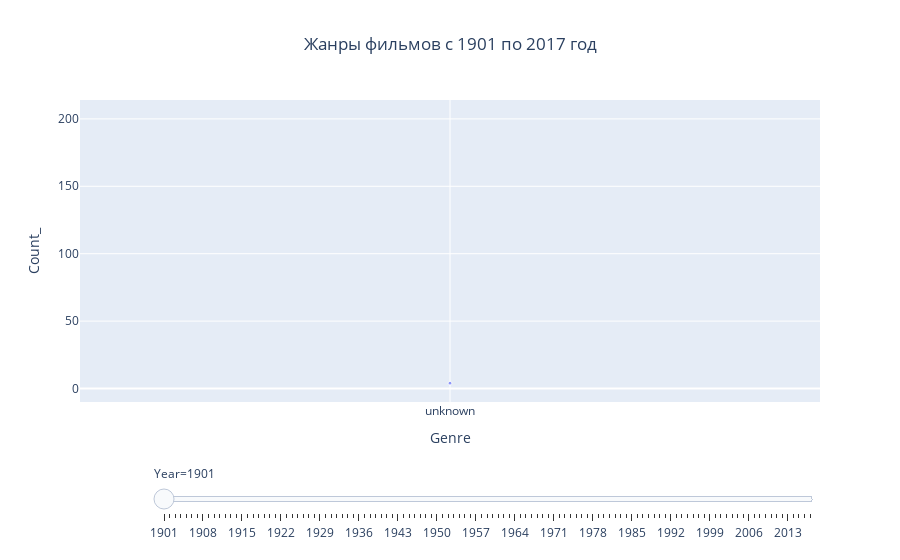

Notebook source saved alongside this figure:
### Code cell
title_top = 'Жанры фильмов с %1.1i по %1.2i год' %(Year_min, Year_max)

fig = px.scatter(df_genre_gr,
                 x = "Genre",
                 y = "Count_", 
                 animation_frame = "Year", 
                 size = "Count_",
                 range_y = [-10,Genre_count_max],
                 title = title_top
                 )
fig["layout"].pop("updatemenus") #Если нужны кнопки, то закомментить эту строку.
fig.update_layout(title_text = title_top,title_x = 0.5)
fig.show()

### Figure 1 — Plotly figure (JSON) as saved in the notebook; plotly's stock layout.template omitted (floating-point values rounded to 4 significant figures)
{"data": [{"hovertemplate": "Year=1901<br>Genre=%{x}<br>Count_=%{marker.size}<extra></extra>", "legendgroup": "", "marker": {"color": "#636efa", "size": [4], "sizemode": "area", "sizeref": 0.535, "symbol": "circle"}, "mode": "markers", "name": "", "orientation": "v", "showlegend": false, "type": "scatter", "x": ["unknown"], "xaxis": "x", "y": [4], "yaxis": "y"}], "layout": {"legend": {"itemsizing": "constant", "tracegroupgap": 0}, "sliders": [{"active": 0, "currentvalue": {"prefix": "Year="}, "len": 0.9, "pad": {"b": 10, "t": 60}, "steps": [{"args": [["1901"], {"frame": {"duration": 0, "redraw": false}, "fromcurrent": true, "mode": "immediate", "transition": {"duration": 0, "easing": "linear"}}], "label": "1901", "method": "animate"}, {"args": [["1902"], {"frame": {"duration": 0, "redraw": false}, "fromcurrent": true, "mode": "immediate", "transition": {"duration": 0, "easing": "linear"}}], "label": "1902", "method": "animate"}, {"args": [["1903"], {"frame": {"duration": 0, "redraw": false}, "fromcurrent": true, "mode": "immediate", "transition": {"duration": 0, "easing": "linear"}}], "label": "1903", "method": "animate"}, {"args": [["1904"], {"frame": {"duration": 0, "redraw": false}, "fromcurrent": true, "mode": "immediate", "transition": {"duration": 0, "easing": "linear"}}], "label": "1904", "method": "animate"}, {"args": [["1905"], {"frame": {"duration": 0, "redraw": false}, "fromcurrent": true, "mode": "immediate", "transition": {"duration": 0, "easing": "linear"}}], "label": "1905", "method": "animate"}, {"args": [["1906"], {"frame": {"duration": 0, "redraw": false}, "fromcurrent": true, "mode": "immediate", "transition": {"duration": 0, "easing": "linear"}}], "label": "1906", "method": "animate"}, {"args": [["1907"], {"frame": {"duration": 0, "redraw": false}, "fromcurrent": true, "mode": "immediate", "transition": {"duration": 0, "easing": "linear"}}], "label": "1907", "method": "animate"}, {"args": [["1908"], {"frame": {"duration": 0, "redraw": false}, "fromcurrent": true, "mode": "immediate", "transition": {"duration": 0, "easing": "linear"}}], "label": "1908", "method": "animate"}, {"args": [["1909"], {"frame": {"duration": 0, "redraw": false}, "fromcurrent": true, "mode": "immediate", "transition": {"duration": 0, "easing": "linear"}}], "label": "1909", "method": "animate"}, {"args": [["1910"], {"frame": {"duration": 0, "redraw": false}, "fromcurrent": true, "mode": "immediate", "transition": {"duration": 0, "easing": "linear"}}], "label": "1910", "method": "animate"}, {"args": [["1911"], {"frame": {"duration": 0, "redraw": false}, "fromcurrent": true, "mode": "immediate", "transition": {"duration": 0, "easing": "linear"}}], "label": "1911", "method": "animate"}, {"args": [["1912"], {"frame": {"duration": 0, "redraw": false}, "fromcurrent": true, "mode": "immediate", "transition": {"duration": 0, "easing": "linear"}}], "label": "1912", "method": "animate"}, {"args": [["1913"], {"frame": {"duration": 0, "redraw": false}, "fromcurrent": true, "mode": "immediate", "transition": {"duration": 0, "easing": "linear"}}], "label": "1913", "method": "animate"}, {"args": [["1914"], {"frame": {"duration": 0, "redraw": false}, "fromcurrent": true, "mode": "immediate", "transition": {"duration": 0, "easing": "linear"}}], "label": "1914", "method": "animate"}, {"args": [["1915"], {"frame": {"duration": 0, "redraw": false}, "fromcurrent": true, "mode": "immediate", "transition": {"duration": 0, "easing": "linear"}}], "label": "1915", "method": "animate"}, {"args": [["1916"], {"frame": {"duration": 0, "redraw": false}, "fromcurrent": true, "mode": "immediate", "transition": {"duration": 0, "easing": "linear"}}], "label": "1916", "method": "animate"}, {"args": [["1917"], {"frame": {"duration": 0, "redraw": false}, "fromcurrent": true, "mode": "immediate", "transition": {"duration": 0, "easing": "linear"}}], "label": "1917", "method": "animate"}, {"args": [["1918"], {"frame": {"duration": 0, "redraw": false}, "fromcurrent": true, "mode": "immediate", "transition": {"duration": 0, "easing": "linear"}}], "label": "1918", "method": "animate"}, {"args": [["1919"], {"frame": {"duration": 0, "redraw": false}, "fromcurrent": true, "mode": "immediate", "transition": {"duration": 0, "easing": "linear"}}], "label": "1919", "method": "animate"}, {"args": [["1920"], {"frame": {"duration": 0, "redraw": false}, "fromcurrent": true, "mode": "immediate", "transition": {"duration": 0, "easing": "linear"}}], "label": "1920", "method": "animate"}, {"args": [["1921"], {"frame": {"duration": 0, "redraw": false}, "fromcurrent": true, "mode": "immediate", "transition": {"duration": 0, "easing": "linear"}}], "label": "1921", "method": "animate"}, {"args": [["1922"], {"frame": {"duration": 0, "redraw": false}, "fromcurrent": true, "mode": "immediate", "transition": {"duration": 0, "easing": "linear"}}], "label": "1922", "method": "animate"}, {"args": [["1923"], {"frame": {"duration": 0, "redraw": false}, "fromcurrent": true, "mode": "immediate", "transition": {"duration": 0, "easing": "linear"}}], "label": "1923", "method": "animate"}, {"args": [["1924"], {"frame": {"duration": 0, "redraw": false}, "fromcurrent": true, "mode": "immediate", "transition": {"duration": 0, "easing": "linear"}}], "label": "1924", "method": "animate"}, {"args": [["1925"], {"frame": {"duration": 0, "redraw": false}, "fromcurrent": true, "mode": "immediate", "transition": {"duration": 0, "easing": "linear"}}], "label": "1925", "method": "animate"}, {"args": [["1926"], {"frame": {"duration": 0, "redraw": false}, "fromcurrent": true, "mode": "immediate", "transition": {"duration": 0, "easing": "linear"}}], "label": "1926", "method": "animate"}, {"args": [["1927"], {"frame": {"duration": 0, "redraw": false}, "fromcurrent": true, "mode": "immediate", "transition": {"duration": 0, "easing": "linear"}}], "label": "1927", "method": "animate"}, {"args": [["1928"], {"frame": {"duration": 0, "redraw": false}, "fromcurrent": true, "mode": "immediate", "transition": {"duration": 0, "easing": "linear"}}], "label": "1928", "method": "animate"}, {"args": [["1929"], {"frame": {"duration": 0, "redraw": false}, "fromcurrent": true, "mode": "immediate", "transition": {"duration": 0, "easing": "linear"}}], "label": "1929", "method": "animate"}, {"args": [["1930"], {"frame": {"duration": 0, "redraw": false}, "fromcurrent": true, "mode": "immediate", "transition": {"duration": 0, "easing": "linear"}}], "label": "1930", "method": "animate"}, {"args": [["1931"], {"frame": {"duration": 0, "redraw": false}, "fromcurrent": true, "mode": "immediate", "transition": {"duration": 0, "easing": "linear"}}], "label": "1931", "method": "animate"}, {"args": [["1932"], {"frame": {"duration": 0, "redraw": false}, "fromcurrent": true, "mode": "immediate", "transition": {"duration": 0, "easing": "linear"}}], "label": "1932", "method": "animate"}, {"args": [["1933"], {"frame": {"duration": 0, "redraw": false}, "fromcurrent": true, "mode": "immediate", "transition": {"duration": 0, "easing": "linear"}}], "label": "1933", "method": "animate"}, {"args": [["1934"], {"frame": {"duration": 0, "redraw": false}, "fromcurrent": true, "mode": "immediate", "transition": {"duration": 0, "easing": "linear"}}], "label": "1934", "method": "animate"}, {"args": [["1935"], {"frame": {"duration": 0, "redraw": false}, "fromcurrent": true, "mode": "immediate", "transition": {"duration": 0, "easing": "linear"}}], "label": "1935", "method": "animate"}, {"args": [["1936"], {"frame": {"duration": 0, "redraw": false}, "fromcurrent": true, "mode": "immediate", "transition": {"duration": 0, "easing": "linear"}}], "label": "1936", "method": "animate"}, {"args": [["1937"], {"frame": {"duration": 0, "redraw": false}, "fromcurrent": true, "mode": "immediate", "transition": {"duration": 0, "easing": "linear"}}], "label": "1937", "method": "animate"}, {"args": [["1938"], {"frame": {"duration": 0, "redraw": false}, "fromcurrent": true, "mode": "immediate", "transition": {"duration": 0, "easing": "linear"}}], "label": "1938", "method": "animate"}, {"args": [["1939"], {"frame": {"duration": 0, "redraw": false}, "fromcurrent": true, "mode": "immediate", "transition": {"duration": 0, "easing": "linear"}}], "label": "1939", "method": "animate"}, {"args": [["1940"], {"frame": {"duration": 0, "redraw": false}, "fromcurrent": true, "mode": "immediate", "transition": {"duration": 0, "easing": "linear"}}], "label": "1940", "method": "animate"}, {"args": [["1941"], {"frame": {"duration": 0, "redraw": false}, "fromcurrent": true, "mode": "immediate", "transition": {"duration": 0, "easing": "linear"}}], "label": "1941", "method": "animate"}, {"args": [["1942"], {"frame": {"duration": 0, "redraw": false}, "fromcurrent": true, "mode": "immediate", "transition": {"duration": 0, "easing": "linear"}}], "label": "1942", "method": "animate"}, {"args": [["1943"], {"frame": {"duration": 0, "redraw": false}, "fromcurrent": true, "mode": "immediate", "transition": {"duration": 0, "easing": "linear"}}], "label": "1943", "method": "animate"}, {"args": [["1944"], {"frame": {"duration": 0, "redraw": false}, "fromcurrent": true, "mode": "immediate", "transition": {"duration": 0, "easing": "linear"}}], "label": "1944", "method": "animate"}, {"args": [["1945"], {"frame": {"duration": 0, "redraw": false}, "fromcurrent": true, "mode": "immediate", "transition": {"duration": 0, "easing": "linear"}}], "label": "1945", "method": "animate"}, {"args": [["1946"], {"frame": {"duration": 0, "redraw": false}, "fromcurrent": true, "mode": "immediate", "transition": {"duration": 0, "easing": "linear"}}], "label": "1946", "method": "animate"}, {"args": [["1947"], {"frame": {"duration": 0, "redraw": false}, "fromcurrent": true, "mode": "immediate", "transition": {"duration": 0, "easing": "linear"}}], "label": "1947", "method": "animate"}, {"args": [["1948"], {"frame": {"duration": 0, "redraw": false}, "fromcurrent": true, "mode": "immediate", "transition": {"duration": 0, "easing": "linear"}}], "label": "1948", "method": "animate"}, {"args": [["1949"], {"frame": {"duration": 0, "redraw": false}, "fromcurrent": true, "mode": "immediate", "transition": {"duration": 0, "easing": "linear"}}], "label": "1949", "method": "animate"}, {"args": [["1950"], {"frame": {"duration": 0, "redraw": false}, "fromcurrent": true, "mode": "immediate", "transition": {"duration": 0, "easing": "linear"}}], "label": "1950", "method": "animate"}, {"args": [["1951"], {"frame": {"duration": 0, "redraw": false}, "fromcurrent": true, "mode": "immediate", "transition": {"duration": 0, "easing": "linear"}}], "label": "1951", "method": "animate"}, {"args": [["1952"], {"frame": {"duration": 0, "redraw": false}, "fromcurrent": true, "mode": "immediate", "transition": {"duration": 0, "easing": "linear"}}], "label": "1952", "method": "animate"}, {"args": [["1953"], {"frame": {"duration": 0, "redraw": false}, "fromcurrent": true, "mode": "immediate", "transition": {"duration": 0, "easing": "linear"}}], "label": "1953", "method": "animate"}, {"args": [["1954"], {"frame": {"duration": 0, "redraw": false}, "fromcurrent": true, "mode": "immediate", "transition": {"duration": 0, "easing": "linear"}}], "label": "1954", "method": "animate"}, {"args": [["1955"], {"frame": {"duration": 0, "redraw": false}, "fromcurrent": true, "mode": "immediate", "transition": {"duration": 0, "easing": "linear"}}], "label": "1955", "method": "animate"}, {"args": [["1956"], {"frame": {"duration": 0, "redraw": false}, "fromcurrent": true, "mode": "immediate", "transition": {"duration": 0, "easing": "linear"}}], "label": "1956", "method": "animate"}, {"args": [["1957"], {"frame": {"duration": 0, "redraw": false}, "fromcurrent": true, "mode": "immediate", "transition": {"duration": 0, "easing": "linear"}}], "label": "1957", "method": "animate"}, {"args": [["1958"], {"frame": {"duration": 0, "redraw": false}, "fromcurrent": true, "mode": "immediate", "transition": {"duration": 0, "easing": "linear"}}], "label": "1958", "method": "animate"}, {"args": [["1959"], {"frame": {"duration": 0, "redraw": false}, "fromcurrent": true, "mode": "immediate", "transition": {"duration": 0, "easing": "linear"}}], "label": "1959", "method": "animate"}, {"args": [["1960"], {"frame": {"duration": 0, "redraw": false}, "fromcurrent": true, "mode": "immediate", "transition": {"duration": 0, "easing": "linear"}}], "label": "1960", "method": "animate"}, {"args": [["1961"], {"frame": {"duration": 0, "redraw": false}, "fromcurrent": true, "mode": "immediate", "transition": {"duration": 0, "easing": "linear"}}], "label": "1961", "method": "animate"}, {"args": [["1962"], {"frame": {"duration": 0, "redraw": false}, "fromcurrent": true, "mode": "immediate", "transition": {"duration": 0, "easing": "linear"}}], "label": "1962", "method": "animate"}, {"args": [["1963"], {"frame": {"duration": 0, "redraw": false}, "fromcurrent": true, "mode": "immediate", "transition": {"duration": 0, "easing": "linear"}}], "label": "1963", "method": "animate"}, {"args": [["1964"], {"frame": {"duration": 0, "redraw": false}, "fromcurrent": true, "mode": "immediate", "transition": {"duration": 0, "easing": "linear"}}], "label": "1964", "method": "animate"}, {"args": [["1965"], {"frame": {"duration": 0, "redraw": false}, "fromcurrent": true, "mode": "immediate", "transition": {"duration": 0, "easing": "linear"}}], "label": "1965", "method": "animate"}, {"args": [["1966"], {"frame": {"duration": 0, "redraw": false}, "fromcurrent": true, "mode": "immediate", "transition": {"duration": 0, "easing": "linear"}}], "label": "1966", "method": "animate"}, {"args": [["1967"], {"frame": {"duration": 0, "redraw": false}, "fromcurrent": true, "mode": "immediate", "transition": {"duration": 0, "easing": "linear"}}], "label": "1967", "method": "animate"}, {"args": [["1968"], {"frame": {"duration": 0, "redraw": false}, "fromcurrent": true, "mode": "immediate", "transition": {"duration": 0, "easing": "linear"}}], "label": "1968", "method": "animate"}, {"args": [["1969"], {"frame": {"duration": 0, "redraw": false}, "fromcurrent": true, "mode": "immediate", "transition": {"duration": 0, "easing": "linear"}}], "label": "1969", "method": "animate"}, {"args": [["1970"], {"frame": {"duration": 0, "redraw": false}, "fromcurrent": true, "mode": "immediate", "transition": {"duration": 0, "easing": "linear"}}], "label": "1970", "method": "animate"}, {"args": [["1971"], {"frame": {"duration": 0, "redraw": false}, "fromcurrent": true, "mode": "immediate", "transition": {"duration": 0, "easing": "linear"}}], "label": "1971", "method": "animate"}, {"args": [["1972"], {"frame": {"duration": 0, "redraw": false}, "fromcurrent": true, "mode": "immediate", "transition": {"duration": 0, "easing": "linear"}}], "label": "1972", "method": "animate"}, {"args": [["1973"], {"frame": {"duration": 0, "redraw": false}, "fromcurrent": true, "mode": "immediate", "transition": {"duration": 0, "easing": "linear"}}], "label": "1973", "method": "animate"}, {"args": [["1974"], {"frame": {"duration": 0, "redraw": false}, "fromcurrent": true, "mode": "immediate", "transition": {"duration": 0, "easing": "linear"}}], "label": "1974", "method": "animate"}, {"args": [["1975"], {"frame": {"duration": 0, "redraw": false}, "fromcurrent": true, "mode": "immediate", "transition": {"duration": 0, "easing": "linear"}}], "label": "1975", "method": "animate"}, {"args": [["1976"], {"frame": {"duration": 0, "redraw": false}, "fromcurrent": true, "mode": "immediate", "transition": {"duration": 0, "easing": "linear"}}], "label": "1976", "method": "animate"}, {"args": [["1977"], {"frame": {"duration": 0, "redraw": false}, "fromcurrent": true, "mode": "immediate", "transition": {"duration": 0, "easing": "linear"}}], "label": "1977", "method": "animate"}, {"args": [["1978"], {"frame": {"duration": 0, "redraw": false}, "fromcurrent": true, "mode": "immediate", "transition": {"duration": 0, "easing": "linear"}}], "label": "1978", "method": "animate"}, {"args": [["1979"], {"frame": {"duration": 0, "redraw": false}, "fromcurrent": true, "mode": "immediate", "transition": {"duration": 0, "easing": "linear"}}], "label": "1979", "method": "animate"}, {"args": [["1980"], {"frame": {"duration": 0, "redraw": false}, "fromcurrent": true, "mode": "immediate", "transition": {"duration": 0, "easing": "linear"}}], "label": "1980", "method": "animate"}, {"args": [["1981"], {"frame": {"duration": 0, "redraw": false}, "fromcurrent": true, "mode": "immediate", "transition": {"duration": 0, "easing": "linear"}}], "label": "1981", "method": "animate"}, {"args": [["1982"], {"frame": {"duration": 0, "redraw": false}, "fromcurrent": true, "mode": "immediate", "transition": {"duration": 0, "easing": "linear"}}], "label": "1982", "method": "animate"}, {"args": [["1983"], {"frame": {"duration": 0, "redraw": false}, "fromcurrent": true, "mode": "immediate", "transition": {"duration": 0, "easing": "linear"}}], "label": "1983", "method": "animate"}, {"args": [["1984"], {"frame": {"duration": 0, "redraw": false}, "fromcurrent": true, "mode": "immediate", "transition": {"duration": 0, "easing": "linear"}}], "label": "1984", "method": "animate"}, {"args": [["1985"], {"frame": {"duration": 0, "redraw": false}, "fromcurrent": true, "mode": "immediate", "transition": {"duration": 0, "easing": "linear"}}], "label": "1985", "method": "animate"}, {"args": [["1986"], {"frame": {"duration": 0, "redraw": false}, "fromcurrent": true, "mode": "immediate", "transition": {"duration": 0, "easing": "linear"}}], "label": "1986", "method": "animate"}, {"args": [["1987"], {"frame": {"duration": 0, "redraw": false}, "fromcurrent": true, "mode": "immediate", "transition": {"duration": 0, "easing": "linear"}}], "label": "1987", "method": "animate"}, {"args": [["1988"], {"frame": {"duration": 0, "redraw": false}, "fromcurrent": true, "mode": "immediate", "transition": {"duration": 0, "easing": "linear"}}], "label": "1988", "method": "animate"}, {"args": [["1989"], {"frame": {"duration": 0, "redraw": false}, "fromcurrent": true, "mode": "immediate", "transition": {"duration": 0, "easing": "linear"}}], "label": "1989", "method": "animate"}, {"args": [["1990"], {"frame": {"duration": 0, "redraw": false}, "fromcurrent": true, "mode": "immediate", "transition": {"duration": 0, "easing": "linear"}}], "label": "1990", "method": "animate"}, {"args": [["1991"], {"frame": {"duration": 0, "redraw": false}, "fromcurrent": true, "mode": "immediate", "transition": {"duration": 0, "easing": "linear"}}], "label": "1991", "method": "animate"}, {"args": [["1992"], {"frame": {"duration": 0, "redraw": false}, "fromcurrent": true, "mode": "immediate", "transition": {"duration": 0, "easing": "linear"}}], "label": "1992", "method": "animate"}, {"args": [["1993"], {"frame": {"duration": 0, "redraw": false}, "fromcurrent": true, "mode": "immediate", "transition": {"duration": 0, "easing": "linear"}}], "label": "1993", "method": "animate"}, {"args": [["1994"], {"frame": {"duration": 0, "redraw": false}, "fromcurrent": true, "mode": "immediate", "transition": {"duration": 0, "easing": "linear"}}], "label": "1994", "method": "animate"}, {"args": [["1995"], {"frame": {"duration": 0, "redraw": false}, "fromcurrent": true, "mode": "immediate", "transition": {"duration": 0, "easing": "linear"}}], "label": "1995", "method": "animate"}, {"args": [["1996"], {"frame": {"duration": 0, "redraw": false}, "fromcurrent": true, "mode": "immediate", "transition": {"duration": 0, "easing": "linear"}}], "label": "1996", "method": "animate"}, {"args": [["1997"], {"frame": {"duration": 0, "redraw": false}, "fromcurrent": true, "mode": "immediate", "transition": {"duration": 0, "easing": "linear"}}], "label": "1997", "method": "animate"}, {"args": [["1998"], {"frame": {"duration": 0, "redraw": false}, "fromcurrent": true, "mode": "immediate", "transition": {"duration": 0, "easing": "linear"}}], "label": "1998", "method": "animate"}, {"args": [["1999"], {"frame": {"duration": 0, "redraw": false}, "fromcurrent": true, "mode": "immediate", "transition": {"duration": 0, "easing": "linear"}}], "label": "1999", "method": "animate"}, {"args": [["2000"], {"frame": {"duration": 0, "redraw": false}, "fromcurrent": true, "mode": "immediate", "transition": {"duration": 0, "easing": "linear"}}], "label": "2000", "method": "animate"}, {"args": [["2001"], {"frame": {"duration": 0, "redraw": false}, "fromcurrent": true, "mode": "immediate", "transition": {"duration": 0, "easing": "linear"}}], "label": "2001", "method": "animate"}, {"args": [["2002"], {"frame": {"duration": 0, "redraw": false}, "fromcurrent": true, "mode": "immediate", "transition": {"duration": 0, "easing": "linear"}}], "label": "2002", "method": "animate"}, {"args": [["2003"], {"frame": {"duration": 0, "redraw": false}, "fromcurrent": true, "mode": "immediate", "transition": {"duration": 0, "easing": "linear"}}], "label": "2003", "method": "animate"}, {"args": [["2004"], {"frame": {"duration": 0, "redraw": false}, "fromcurrent": true, "mode": "immediate", "transition": {"duration": 0, "easing": "linear"}}], "label": "2004", "method": "animate"}, {"args": [["2005"], {"frame": {"duration": 0, "redraw": false}, "fromcurrent": true, "mode": "immediate", "transition": {"duration": 0, "easing": "linear"}}], "label": "2005", "method": "animate"}, {"args": [["2006"], {"frame": {"duration": 0, "redraw": false}, "fromcurrent": true, "mode": "immediate", "transition": {"duration": 0, "easing": "linear"}}], "label": "2006", "method": "animate"}, {"args": [["2007"], {"frame": {"duration": 0, "redraw": false}, "fromcurrent": true, "mode": "immediate", "transition": {"duration": 0, "easing": "linear"}}], "label": "2007", "method": "animate"}, {"args": [["2008"], {"frame": {"duration": 0, "redraw": false}, "fromcurrent": true, "mode": "immediate", "transition": {"duration": 0, "easing": "linear"}}], "label": "2008", "method": "animate"}, {"args": [["2009"], {"frame": {"duration": 0, "redraw": false}, "fromcurrent": true, "mode": "immediate", "transition": {"duration": 0, "easing": "linear"}}], "label": "2009", "method": "animate"}, {"args": [["2010"], {"frame": {"duration": 0, "redraw": false}, "fromcurrent": true, "mode": "immediate", "transition": {"duration": 0, "easing": "linear"}}], "label": "2010", "method": "animate"}, {"args": [["2011"], {"frame": {"duration": 0, "redraw": false}, "fromcurrent": true, "mode": "immediate", "transition": {"duration": 0, "easing": "linear"}}], "label": "2011", "method": "animate"}, {"args": [["2012"], {"frame": {"duration": 0, "redraw": false}, "fromcurrent": true, "mode": "immediate", "transition": {"duration": 0, "easing": "linear"}}], "label": "2012", "method": "animate"}, {"args": [["2013"], {"frame": {"duration": 0, "redraw": false}, "fromcurrent": true, "mode": "immediate", "transition": {"duration": 0, "easing": "linear"}}], "label": "2013", "method": "animate"}, {"args": [["2014"], {"frame": {"duration": 0, "redraw": false}, "fromcurrent": true, "mode": "immediate", "transition": {"duration": 0, "easing": "linear"}}], "label": "2014", "method": "animate"}, {"args": [["2015"], {"frame": {"duration": 0, "redraw": false}, "fromcurrent": true, "mode": "immediate", "transition": {"duration": 0, "easing": "linear"}}], "label": "2015", "method": "animate"}, {"args": [["2016"], {"frame": {"duration": 0, "redraw": false}, "fromcurrent": true, "mode": "immediate", "transition": {"duration": 0, "easing": "linear"}}], "label": "2016", "method": "animate"}, {"args": [["2017"], {"frame": {"duration": 0, "redraw": false}, "fromcurrent": true, "mode": "immediate", "transition": {"duration": 0, "easing": "linear"}}], "label": "2017", "method": "animate"}], "x": 0.1, "xanchor": "left", "y": 0, "yanchor": "top"}], "title": {"text": "Жанры фильмов с 1901 по 2017 год", "x": 0.5}, "xaxis": {"anchor": "y", "domain": [0, 1], "title": {"text": "Genre"}}, "yaxis": {"anchor": "x", "domain": [0, 1], "range": [-10, 214], "title": {"text": "Count_"}}}}
